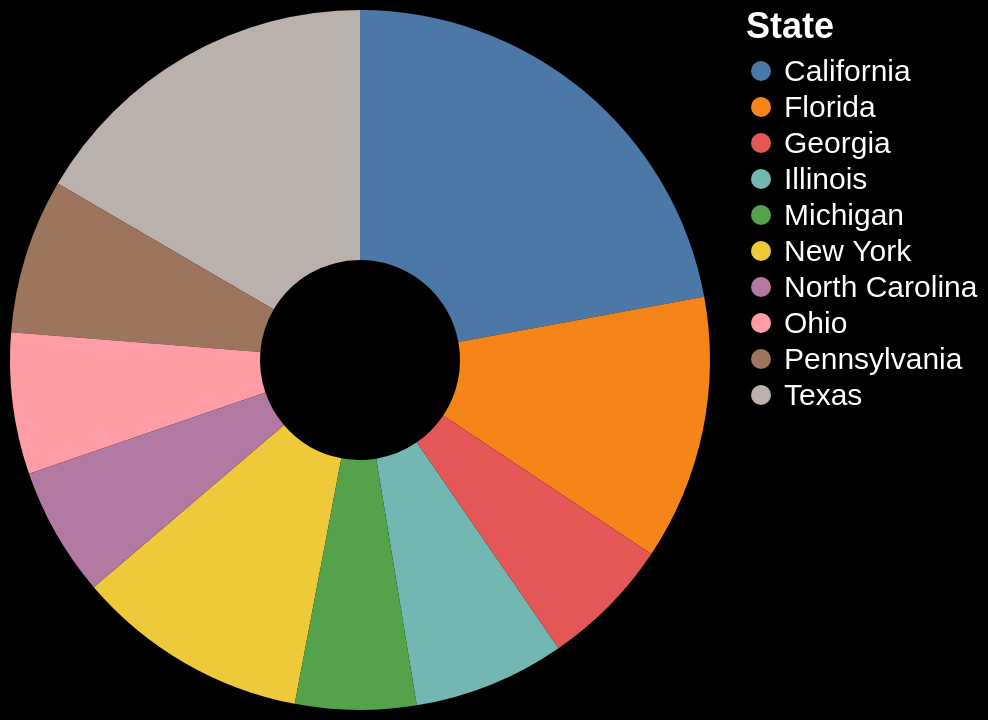

Vega-Lite specification for this chart:
### Vega-Lite specification from a JSON file in a GitHub repository (floating-point values rounded to 4 significant figures)
{"$schema": "https://vega.github.io/schema/vega-lite/v5.json", "view": {"stroke": "black"}, "width": 350, "height": 350, "data": {"values": [{"State": "California", "value": 39613493}, {"State": "Texas", "value": 29730311}, {"State": "Florida", "value": 21944577}, {"State": "New York", "value": 19299981}, {"State": "Pennsylvania", "value": 12804123}, {"State": "Illinois", "value": 12569321}, {"State": "Ohio", "value": 11714618}, {"State": "Georgia", "value": 10830007}, {"State": "North Carolina", "value": 10701022}, {"State": "Michigan", "value": 9992427}]}, "mark": {"type": "arc", "innerRadius": 50}, "encoding": {"theta": {"field": "value", "type": "quantitative"}, "color": {"field": "State", "type": "nominal", "legend": {"titleColor": "white", "labelColor": "white", "labelFontSize": 15, "titleFontSize": 18}}, "tooltip": [{"field": "State", "type": "nominal", "title": "State"}, {"field": "value", "type": "quantitative", "title": "Total Population"}]}, "background": "balck"}
